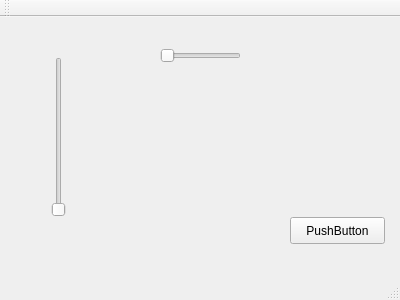
<?xml version="1.0" encoding="UTF-8"?>
<ui version="4.0">
 <class>PushMe</class>
 <widget class="QMainWindow" name="PushMe">
  <property name="geometry">
   <rect>
    <x>0</x>
    <y>0</y>
    <width>400</width>
    <height>300</height>
   </rect>
  </property>
  <property name="windowTitle">
   <string>PushMe</string>
  </property>
  <widget class="QWidget" name="centralWidget">
   <widget class="QWidget" name="widget" native="true">
    <property name="geometry">
     <rect>
      <x>140</x>
      <y>0</y>
      <width>120</width>
      <height>80</height>
     </rect>
    </property>
    <widget class="QSlider" name="horizontalSlider">
     <property name="geometry">
      <rect>
       <x>20</x>
       <y>30</y>
       <width>81</width>
       <height>18</height>
      </rect>
     </property>
     <property name="orientation">
      <enum>Qt::Horizontal</enum>
     </property>
    </widget>
   </widget>
   <widget class="QSlider" name="verticalSlider">
    <property name="geometry">
     <rect>
      <x>50</x>
      <y>40</y>
      <width>18</width>
      <height>160</height>
     </rect>
    </property>
    <property name="orientation">
     <enum>Qt::Vertical</enum>
    </property>
   </widget>
   <widget class="QPushButton" name="pushButton">
    <property name="geometry">
     <rect>
      <x>290</x>
      <y>200</y>
      <width>95</width>
      <height>27</height>
     </rect>
    </property>
    <property name="text">
     <string>PushButton</string>
    </property>
   </widget>
  </widget>
  <widget class="QMenuBar" name="menuBar">
   <property name="geometry">
    <rect>
     <x>0</x>
     <y>0</y>
     <width>400</width>
     <height>25</height>
    </rect>
   </property>
  </widget>
  <widget class="QToolBar" name="mainToolBar">
   <attribute name="toolBarArea">
    <enum>TopToolBarArea</enum>
   </attribute>
   <attribute name="toolBarBreak">
    <bool>false</bool>
   </attribute>
  </widget>
  <widget class="QStatusBar" name="statusBar"/>
 </widget>
 <layoutdefault spacing="6" margin="11"/>
 <resources/>
 <connections/>
</ui>
